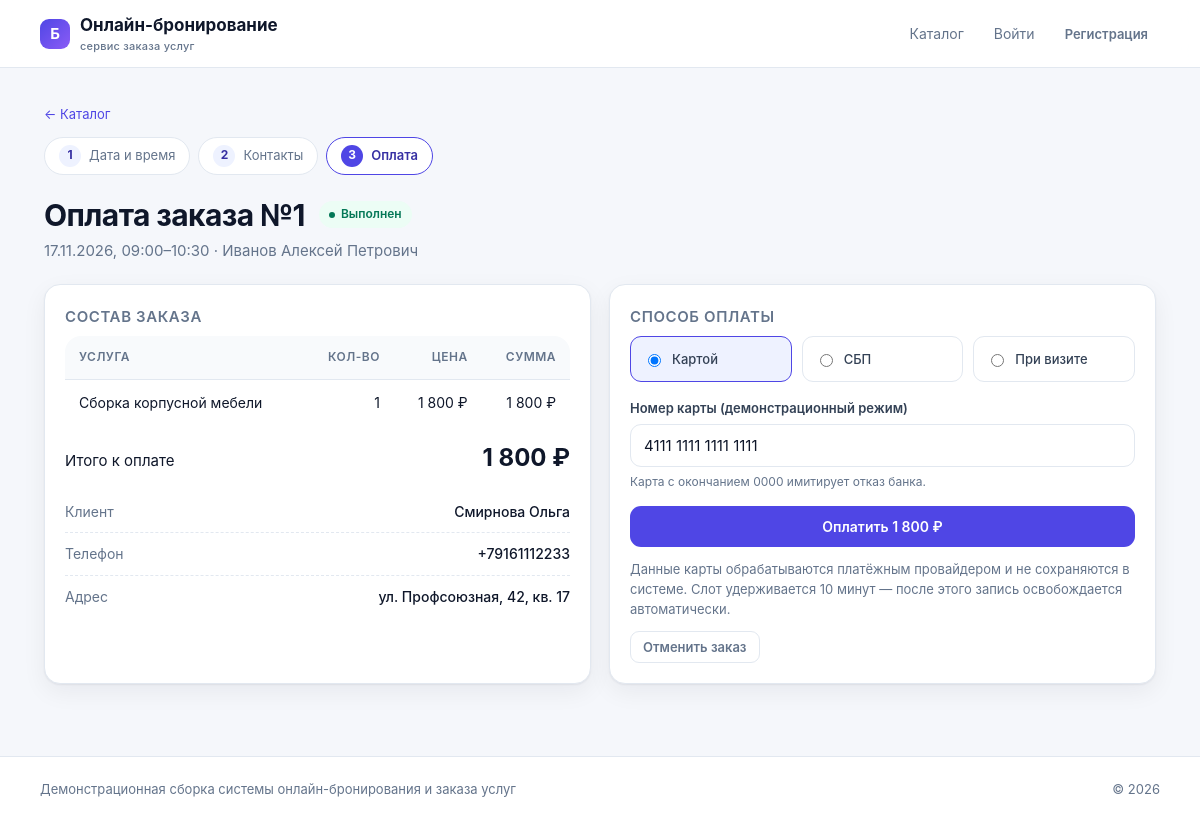
The page /checkout/1/ on the database its author committed.
### apps/booking/models.py (models this page shows, shortened)
class TimeStampedModel(models.Model):
    created_at = models.DateTimeField("Создано", auto_now_add=True)
    updated_at = models.DateTimeField("Изменено", auto_now=True)
    class Meta:
        abstract = True

class Order(TimeStampedModel):
    class Status(models.TextChoices):
        NEW = "new", "Новый"
        CONFIRMED = "confirmed", "Подтверждён"
        DONE = "done", "Выполнен"
        CANCELLED = "cancelled", "Отменён"
    client = models.ForeignKey(Client, on_delete=models.PROTECT, related_name="orders",
                               verbose_name="Клиент")
    executor = models.ForeignKey(Executor, on_delete=models.PROTECT, related_name="orders",
                                 verbose_name="Исполнитель")
    slot = models.ForeignKey(Slot, on_delete=models.PROTECT, related_name="orders",
                              verbose_name="Слот")
    status = models.CharField("Статус", max_length=16, choices=Status.choices,
                              default=Status.NEW)
    total_sum = models.DecimalField("Сумма", max_digits=10, decimal_places=2, default=0)
    payment_method = models.CharField("Способ оплаты", max_length=20, default="card")
    class Meta:
        db_table = "orders"
        ordering = ("-created_at",)
        indexes = [models.Index(fields=["status", "created_at"])]
        verbose_name = "Заказ"
        verbose_name_plural = "Заказы"

class Slot(TimeStampedModel):
    class Status(models.TextChoices):
        FREE = "free", "Свободен"
        BLOCKED = "blocked", "Заблокирован"
        BUSY = "busy", "Занят"
        CANCELLED = "cancelled", "Отменён"
    executor = models.ForeignKey(Executor, on_delete=models.CASCADE, related_name="slots",
                                 verbose_name="Исполнитель")
    date = models.DateField("Дата")
    time_from = models.TimeField("Начало")
    time_to = models.TimeField("Окончание")
    status = models.CharField("Статус", max_length=16, choices=Status.choices,
                              default=Status.FREE)
    blocked_until = models.DateTimeField("Блокировка до", null=True, blank=True)
    class Meta:
        db_table = "slots"
        ordering = ("date", "time_from")
        indexes = [models.Index(fields=["executor", "date"])]
        verbose_name = "Слот"
        verbose_name_plural = "Слоты"

class Executor(TimeStampedModel):
    class Status(models.TextChoices):
        ACTIVE = "active", "Активен"
        SUSPENDED = "suspended", "Приостановлен"
        BLOCKED = "blocked", "Заблокирован"
    full_name = models.CharField("ФИО", max_length=120)
    phone = models.CharField("Телефон", max_length=12)
    qualification = models.CharField("Квалификация", max_length=120)
    geo_zone = models.CharField("Геозона", max_length=120)
    rating = models.DecimalField("Рейтинг", max_digits=2, decimal_places=1, default=5.0,
                                 validators=[MinValueValidator(0), MaxValueValidator(5)])
    status = models.CharField("Статус", max_length=16, choices=Status.choices,
                              default=Status.ACTIVE)
    class Meta:
        db_table = "executors"
        verbose_name = "Исполнитель"
        verbose_name_plural = "Исполнители"

class OrderItem(models.Model):
    order = models.ForeignKey(Order, on_delete=models.CASCADE, related_name="items",
                              verbose_name="Заказ")
    service = models.ForeignKey("catalog.Service", on_delete=models.PROTECT,
                                verbose_name="Услуга")
    qty = models.PositiveSmallIntegerField("Количество", default=1)
    price = models.DecimalField("Цена", max_digits=10, decimal_places=2)
    amount = models.DecimalField("Стоимость", max_digits=10, decimal_places=2, default=0)
    class Meta:
        db_table = "order_items"
        verbose_name = "Позиция заказа"
        verbose_name_plural = "Позиции заказа"

class Client(TimeStampedModel):
    user = models.OneToOneField(settings.AUTH_USER_MODEL, on_delete=models.SET_NULL,
                                null=True, blank=True, related_name="client_profile",
                                verbose_name="Учётная запись")
    last_name = models.CharField("Фамилия", max_length=60)
    first_name = models.CharField("Имя", max_length=60)
    phone = models.CharField("Телефон", max_length=12)
    email = models.EmailField("Электронная почта", blank=True)
    address = models.CharField("Адрес визита", max_length=250)
    consent_at = models.DateTimeField("Дата согласия на обработку данных",
                                      default=timezone.now)
    class Meta:
        db_table = "clients"
        ordering = ("last_name", "first_name")
        verbose_name = "Клиент"
        verbose_name_plural = "Клиенты"

### apps/catalog/models.py (models this page shows, shortened)
class Service(models.Model):
    name = models.CharField("Наименование", max_length=150)
    category = models.CharField("Категория", max_length=60)
    duration_min = models.PositiveSmallIntegerField("Длительность, мин", default=60)
    base_price = models.DecimalField("Базовая цена", max_digits=10, decimal_places=2)
    active = models.BooleanField("Доступна к заказу", default=True)
    class Meta:
        db_table = "services"
        ordering = ("category", "name")
        verbose_name = "Услуга"
        verbose_name_plural = "Услуги"

### apps/booking/views.py (the view)
# urls.py: path("checkout/<int:order_id>/", views.checkout, name="checkout"),
def checkout(request, order_id):
    order = get_object_or_404(Order, pk=order_id)
    return render(request, "booking/checkout.html", {"order": order})

### apps/catalog/templatetags/formatting.py (called while the page is built)
@register.filter
def money(value):
    try:
        number = int(Decimal(str(value)).quantize(Decimal("1"), rounding=ROUND_HALF_UP))
    except (InvalidOperation, TypeError, ValueError):
        return value
    return f"{number:,}".replace(",", " ")

@register.filter
def rub(value):
    return f"{money(value)} ₽"

### templates/booking/checkout.html (shortened to what this page needs)
{% extends "base.html" %}
{% load formatting %}
{% block content %}
<p class="muted"><a href="/">← Каталог</a></p>
<div class="steps">
  <span class="step done"><b>1</b> Дата и время</span>
  <span class="step done"><b>2</b> Контакты</span>
  <span class="step active"><b>3</b> Оплата</span>
</div>
<div class="order-head">
  <h1>Оплата заказа №{{ order.id }}</h1>
  <span class="badge {{ order.status }}">{{ order.get_status_display }}</span>
</div>
<p class="lead">{{ order.slot.date|date:"d.m.Y" }}, {{ order.slot.time_from|time:"H:i" }}–{{ order.slot.time_to|time:"H:i" }} ·
  {{ order.executor.full_name }}</p>
<div class="row">
  <section class="card">
    <h3>Состав заказа</h3>
    <div class="table-wrap" style="box-shadow: none; border: 0;">
      <table>
        <thead><tr><th>Услуга</th><th class="num">Кол-во</th><th class="num">Цена</th><th class="num">Сумма</th></tr></thead>
        <tbody>
        {% for item in order.items.all %}
          <tr>
            <td>{{ item.service.name }}</td>
            <td class="num">{{ item.qty }}</td>
            <td class="num">{{ item.price|rub }}</td>
            <td class="num">{{ item.amount|rub }}</td>
          </tr>
        {% endfor %}
        </tbody>
      </table>
    </div>
    <div class="total"><span>Итого к оплате</span><b>{{ order.total_sum|rub }}</b></div>
    <div class="detail-list" style="margin-top: 14px;">
      <div><span class="label">Клиент</span><span class="value">{{ order.client.last_name }} {{ order.client.first_name }}</span></div>
      <div><span class="label">Телефон</span><span class="value">{{ order.client.phone }}</span></div>
      <div><span class="label">Адрес</span><span class="value">{{ order.client.address }}</span></div>
    </div>
  </section>
  <section class="card">
    <h3>Способ оплаты</h3>
    <form method="post" action="{% url 'pay' order.id %}">
      <div class="choice" style="margin-bottom: 16px;">
        <label><input type="radio" name="method" value="card" checked> Картой</label>
        <label><input type="radio" name="method" value="sbp"> СБП</label>
        <label><input type="radio" name="method" value="cash"> При визите</label>
      </div>
      <div class="field">
        <label for="card_number">Номер карты (демонстрационный режим)</label>
        <input id="card_number" type="text" name="card_number" inputmode="numeric"
               value="4111 1111 1111 1111" placeholder="0000 0000 0000 0000">
        <span class="hint">Карта с окончанием 0000 имитирует отказ банка.</span>
      </div>
      <button class="btn block" type="submit">Оплатить {{ order.total_sum|rub }}</button>
    </form>
    <p class="muted" style="margin-top: 12px;">
      Данные карты обрабатываются платёжным провайдером и не сохраняются в системе.
      Слот удерживается 10 минут — после этого запись освобождается автоматически.
    </p>
    <form method="post" action="{% url 'cancel_order' order.id %}" data-confirm="Отменить заказ?">
      <button class="btn ghost small" type="submit">Отменить заказ</button>
    </form>
  </section>
</div>
{% endblock %}

### rows shown on the page
Order: id "1", status "Выполнен", slot "17.11.2026", slot.time_from "09:00", slot.time_to "10:30", executor.full_name "Иванов Алексей Петрович", total_sum|rub "1 800 ₽", client.last_name "Смирнова", client.first_name "Ольга", client.phone "+79161112233", client.address "ул. Профсоюзная, 42, кв. 17"
OrderItem: service.name "Сборка корпусной мебели", qty "1", price|rub "1 800 ₽", amount|rub "1 800 ₽"
